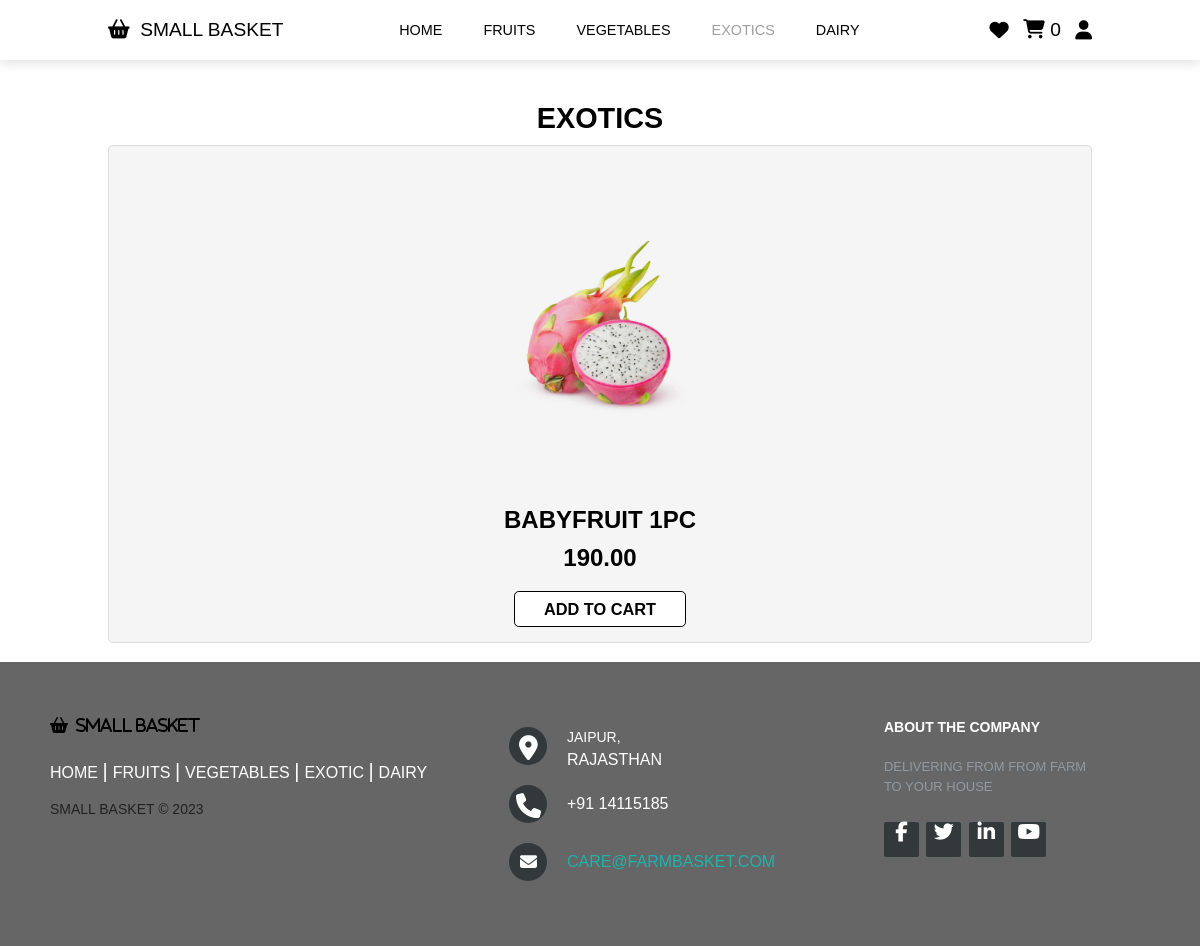
/exotics.php, run on an earlier commit of the app's database.
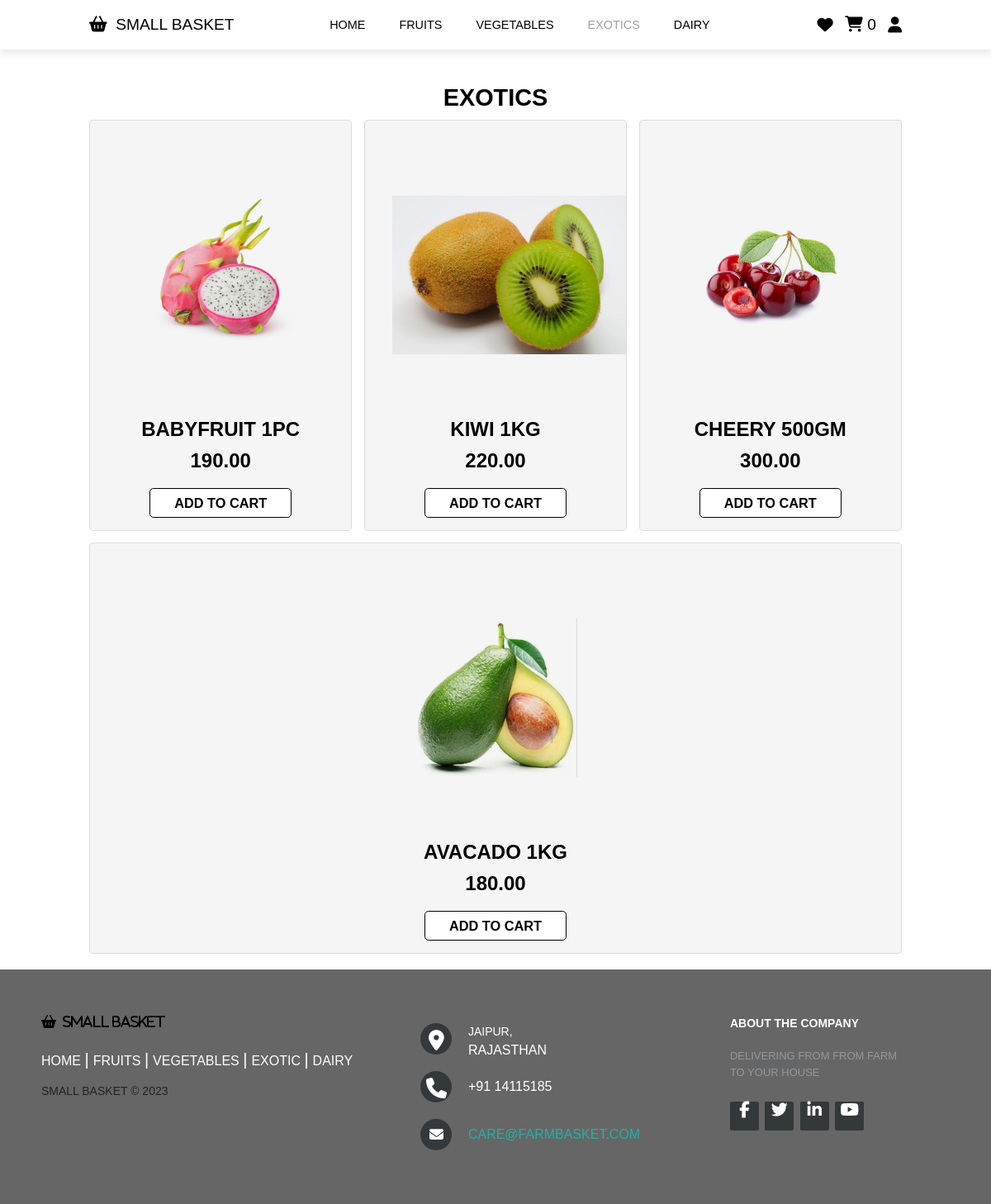
And on a later commit of the database.
### tables this page shows
CREATE TABLE `products` (
  `id` int(11) NOT NULL,
  `name` varchar(255) NOT NULL,
  `description` text DEFAULT NULL,
  `price` decimal(10,2) NOT NULL,
  `image` varchar(255) DEFAULT NULL,
  `created_at` timestamp NOT NULL DEFAULT current_timestamp(),
  `updated_at` timestamp NOT NULL DEFAULT current_timestamp() ON UPDATE current_timestamp()
);

### exotics.php (the view, shortened to what this page needs)
<html>
<head>
    <link rel="stylesheet" href="css/style.css">
    <link rel="stylesheet" href="css/style2.css">
</head>
<body>
    <header>
        <a href="#" class="logo"><i class="fa-sharp fa-solid fa-basket-shopping"></i>&nbsp; SMALL BASKET</i></a>
        <nav class="navbar">
            <a href="index.php">Home</a>
            <a href="fruit.php">FRUITS</a>
            <a href="veggies.php">VEGETABLES</a>
            <a style="color: #9F9F9F " href="exotics.php">EXOTICS</a>
            <a href="dairy.php">DAIRY</a>
        </nav>
        <div class="icons">
            <a href="#"><i class="fa fa-heart"></i></a>
            <a href="#" class="cart-icon">
                <i class="fa fa-shopping-cart"></i>
                <span class="cart-count">0</span>
            </a>
            <?php
            if (isset($_SESSION['name'])) {
                echo '<div class="dropdown">
            <button class="dropbtn">Welcome, ' . $_SESSION['name'] . ' ▼</button>
            <div class="dropdown-content">
                <a href="account.php">My Account</a>
                <a href="orders.php">My Orders</a>
                <a href="logout.php">Logout </a>
            </div>
          </div>';
            } else {
                echo '<div class="login">
                <a href="login.html"><i class="fa fa-user"></i></a>
          </div>';
            }
            ?>
        </div>
    </header>
    <br><br><br>
    <section class="product" id="product">
        <h1 class="heading">EXOTICS <span></span></h1>
        <div class="box-container">
            <?php
            $servername = "localhost:3306";
            $username = "root";
            $password = "";
            $dbname = "farmbasket";
            $conn = new mysqli($servername, $username, $password, $dbname);
            $sql = "SELECT * FROM products WHERE description = 'exotic'";
            $result = $conn->query($sql);
            if ($result->num_rows > 0) {
                while ($row = $result->fetch_assoc()) {
                    echo '<div class="box">';
                    echo '<div class="content">';
                    echo '<img src="' . $row["image"] . '" alt="' . $row["name"] . '">';
                    echo '<h3>' . $row["name"] . '</h3>';
                    echo '<div class="price">' . $row["price"] . '</div>';
                    echo '<button class="btn" onclick="addToCart(this)">Add to Cart</button>';
                    echo '</div>';
                    echo '</div>';
                }
            } else {
                echo "No products found.";
            }
            ?>
        </div>
    </section>
    <footer class="footer-distributed">
        <div class="footer-left">
            <i class="fa-sharp fa-solid fa-basket-shopping">&nbsp; SMALL BASKET</i>
            <p class="footer-links">
                <a href="index.php" class="link-1">Home</a>
                <a href="fruit.php">Fruits</a>
                <a href="veggies.php">Vegetables</a>
                <a href="exotics.php">Exotic</a>
                <a href="dairy.php">Dairy</a>
            </p>
            <p class="footer-company-name">SMALL BASKET © 2023</p>
        </div>
        <div class="footer-center">
            <div>
                <i class="fa fa-map-marker"></i>
                <p><span>JAIPUR,</span> RAJASTHAN</p>
            </div>
            <div>
                <i class="fa fa-phone"></i>
                <p>+91 14115185 </p>
            </div>
            <div>
                <i class="fa fa-envelope"></i>
                <p><a href="mailto:care@farmbasket.com">care@farmbasket.com</a></p>
            </div>
        </div>
        <div class="footer-right">
            <p class="footer-company-about">
                <span>About the company</span>
                Delivering from from Farm to your House
            </p>
            <div class="footer-icons">
                <a href="#"><i class="fa fa-facebook"></i></a>
                <a href="#"><i class="fa fa-twitter"></i></a>
                <a href="#"><i class="fa fa-linkedin"></i></a>
                <a href="#"><i class="fa fa-youtube"></i></a>
            </div>
        </div>
    </footer>
</body>
</html>

What changed in the data, as far as the page shows it:
added products: image (picture), name "KIWI 1KG", price "220.00"
added products: image (picture), name "CHEERY 500GM", price "300.00"
added products: image (picture), name "AVACADO 1KG", price "180.00"
